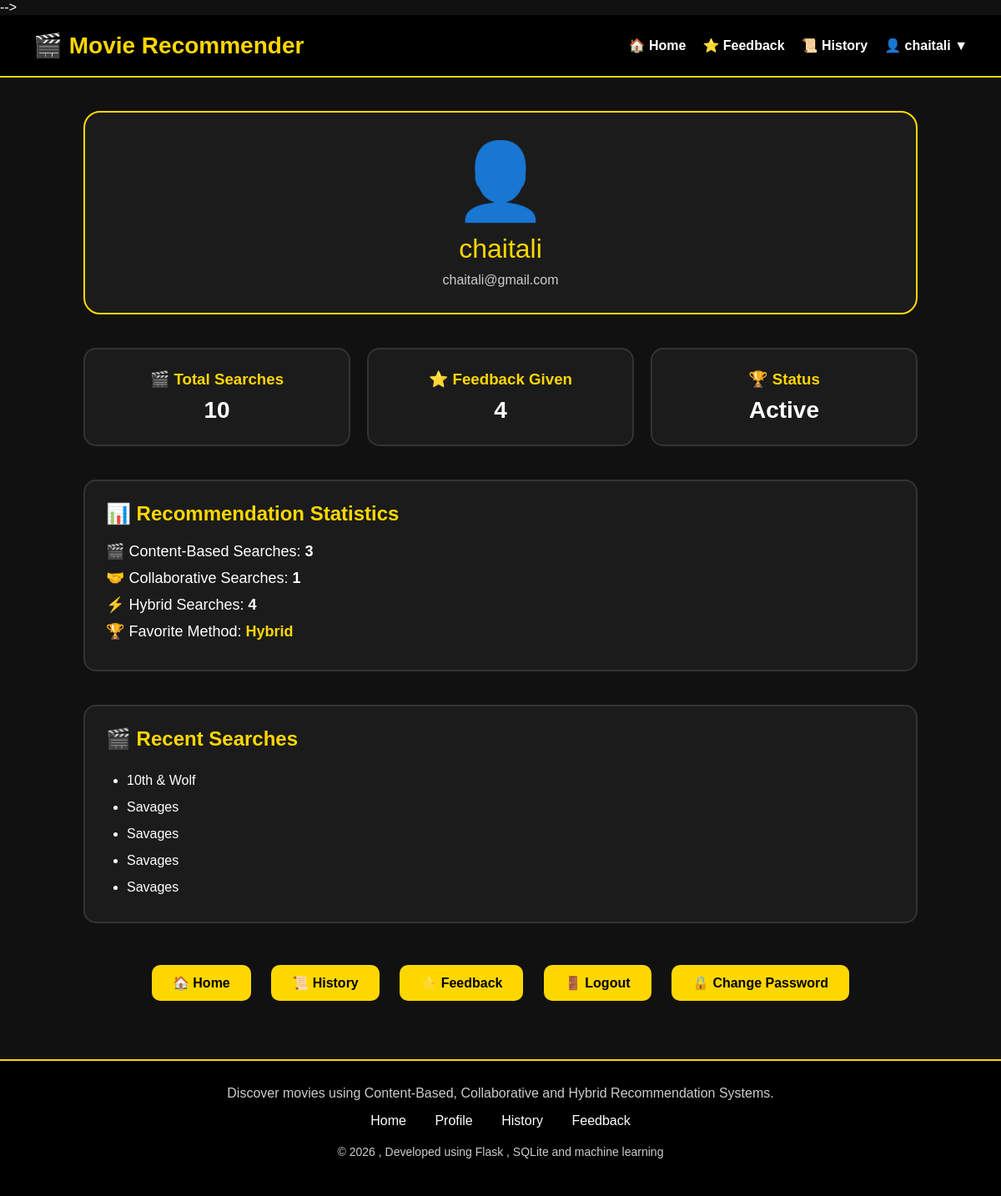
Screenshot of /profile (signed in) with the database file from the repository.
### tables this page shows
CREATE TABLE users (
    id INTEGER PRIMARY KEY AUTOINCREMENT,
    username TEXT NOT NULL UNIQUE,
    email TEXT NOT NULL UNIQUE,
    password TEXT NOT NULL
);

CREATE TABLE history (
    id INTEGER PRIMARY KEY AUTOINCREMENT,
    user_id INTEGER,
    movie_name TEXT,
    recommended_movies TEXT,
    search_date TIMESTAMP DEFAULT CURRENT_TIMESTAMP
, method TEXT);

### app.py (the view)
@app.route('/profile')
def profile():
    if 'user_id' not in session:
        return redirect('/login')
    conn = sqlite3.connect(
        'database/movie_recommendation.db'
    )
    cursor = conn.cursor()
    cursor.execute(
        """
        SELECT username, email
        FROM users
        WHERE id = ?
        """,
        (session['user_id'],)
    )
    user = cursor.fetchone()
    cursor.execute(
        """
        SELECT COUNT(*)
        FROM history
        WHERE user_id = ?
        """,
        (session['user_id'],)
    )
    total_searches = cursor.fetchone()[0]
    cursor.execute(
        """
        SELECT COUNT(*)
        FROM feedback
        WHERE user_id = ?
        """,
        (session['user_id'],)
    )
    total_feedback = cursor.fetchone()[0]
    cursor.execute(
        """
        SELECT movie_name
        FROM history
        WHERE user_id = ?
        ORDER BY id DESC
        LIMIT 5
        """,
        (session['user_id'],)
    )
    recent_movies = cursor.fetchall()
    cursor.execute(
        """
        SELECT COUNT(*)
        FROM history
        WHERE user_id = ?
        AND method = 'content'
        """,
        (session['user_id'],)
    )
    content_count = cursor.fetchone()[0]
    cursor.execute(
        """
        SELECT COUNT(*)
        FROM history
        WHERE user_id = ?
        AND method = 'collaborative'
        """,
        (session['user_id'],)
    )
    collaborative_count = cursor.fetchone()[0]
    cursor.execute(
        """
        SELECT COUNT(*)
        FROM history
        WHERE user_id = ?
        AND method = 'hybrid'
        """,
        (session['user_id'],)
    )
    hybrid_count = cursor.fetchone()[0]
    methods = {
        "Content": content_count,
        "Collaborative": collaborative_count,
        "Hybrid": hybrid_count
    }
    favorite_method = max(
        methods,
        key=methods.get
    )
    conn.close()
    return render_template(
        'profile.html',
        user=user,
        total_searches=total_searches,
        total_feedback=total_feedback,
        recent_movies=recent_movies,
        content_count=content_count,
        collaborative_count=collaborative_count,
        hybrid_count=hybrid_count,
        favorite_method=favorite_method
    )

### templates/profile.html (shortened to what this page needs)
<!DOCTYPE html><html>
<head>
</head>
<body>
        {% include 'navbar.html' %}
<div class="container">
    <div class="profile-header">
        <div class="avatar">
            👤
        </div>
        <div class="username">
            {{ user[0] }}
        </div>
        <div class="email">
            {{ user[1] }}
        </div>
    </div>
    <div class="stats">
        <div class="card">
            <h3>🎬 Total Searches</h3>
            <div class="card-value">
                {{ total_searches }}
            </div>
        </div>
        <div class="card">
            <h3>⭐ Feedback Given</h3>
            <div class="card-value">
                {{ total_feedback }}
            </div>
        </div>
        <div class="card">
            <h3>🏆 Status</h3>
            <div class="card-value">
                Active
            </div>
        </div>
    </div>
    <div class="section">
        <h2>📊 Recommendation Statistics</h2>
        <p>
            🎬 Content-Based Searches:
            <strong>{{ content_count }}</strong>
        </p>
        <p>
            🤝 Collaborative Searches:
            <strong>{{ collaborative_count }}</strong>
        </p>
        <p>
            ⚡ Hybrid Searches:
            <strong>{{ hybrid_count }}</strong>
        </p>
        <p>
            🏆 Favorite Method:
            <strong style="color:gold;">
                {{ favorite_method }}
            </strong>
        </p>
    </div>
    <div class="section">
        <h2>🎬 Recent Searches</h2>
        {% if recent_movies %}
            <ul>
                {% for movie in recent_movies %}
                    <li>{{ movie[0] }}</li>
                {% endfor %}
            </ul>
        {% else %}
            <p>No searches found.</p>
        {% endif %}
    </div>
    <div class="actions">
        <a href="/">🏠 Home</a>
        <a href="/history">📜 History</a>
        <a href="/feedback">⭐ Feedback</a>
        <a href="/logout">🚪 Logout</a>
        <a href="/change_password">🔒 Change Password</a>
    </div>
</div>
    {% include 'footer.html' %}
</body>
</html>

### templates/navbar.html (shortened to what this page needs)
<div class="navbar">
    <div class="logo">
    🎬 Movie Recommender
    </div>
    <div class="nav-links">
        <a href="/">🏠 Home</a>
        <a href="/feedback">⭐ Feedback</a>
        <a href="/history">📜 History</a>
        {% if 'user_id' in session %}
            <div class="dropdown">
                <button class="dropbtn">
                    👤 {{ session['username'] }} ▼
                </button>
            </div>
        {% endif %}
    </div>
</div>

### templates/profile.html (style rules this page uses)
* { margin:0; padding:0; box-sizing:border-box; font-family:Arial,sans-serif; }
body { background:#111; color:white; }
.navbar { background:#000; border-bottom:2px solid gold; padding:20px 40px; display:flex; justify-content:space-between; align-items:center; }
.logo { color:gold; font-size:28px; font-weight:bold; }
.container { width:90%; max-width:1000px; margin:40px auto; }
.profile-header { background:#1b1b1b; border:2px solid gold; border-radius:20px; padding:30px; text-align:center; }
.avatar { font-size:90px; }
.username { color:gold; font-size:32px; margin-top:10px; }
.email { color:#ccc; margin-top:10px; }
.stats { margin-top:40px; display:grid; grid-template-columns:repeat(auto-fit,minmax(220px,1fr)); gap:20px; }
.card { background:#1b1b1b; border-radius:15px; padding:25px; text-align:center; border:2px solid #333; transition:0.3s; }
.card h3 { color:gold; margin-bottom:10px; }
.card-value { font-size:28px; font-weight:bold; }
.section { margin-top:40px; background:#1b1b1b; border-radius:15px; padding:25px; border:2px solid #333; }
.section h2 { color:gold; margin-bottom:20px; }
.section p { margin-bottom:10px; font-size:18px; }
.section ul { margin-left:25px; line-height:2; }
.actions { text-align:center; margin-top:40px; }
.actions a { display:inline-block; margin:10px; padding:12px 25px; background:gold; color:black; text-decoration:none; border-radius:10px; font-weight:bold; }

### templates/navbar.html (style rules this page uses)
.navbar { background:#000; border-bottom:2px solid gold; padding:20px 40px; display:flex; justify-content:space-between; align-items:center; }
.logo { color:gold; font-size:28px; font-weight:bold; }
.nav-links { display:flex; align-items:center; }
.nav-links a { color:white; text-decoration:none; margin-left:20px; font-weight:bold; }
.dropdown { position:relative; display:inline-block; margin-left:20px; }
.dropbtn { background:none; border:none; color:white; font-size:16px; font-weight:bold; cursor:pointer; }

### rows the page displays
users: username "chaitali", email "chaitali@gmail.com"
history: movie_name "10th & Wolf"
history: movie_name "Savages"
history: movie_name "Savages"
history: movie_name "Savages"
history: movie_name "Savages"

### other values shown
{{ total_searches }} "10"
{{ total_feedback }} "4"
{{ content_count }} "3"
{{ collaborative_count }} "1"
{{ hybrid_count }} "4"
{{ favorite_method }} "Hybrid"
